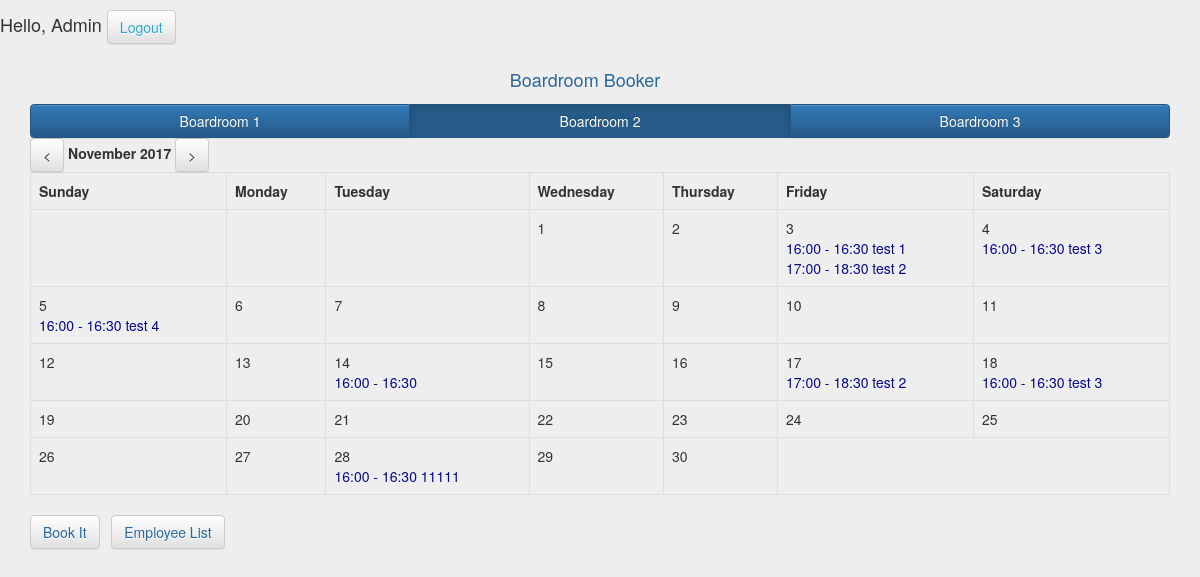
The page /index.php?room=2 (signed in) on the database its author committed.
### tables this page shows
CREATE TABLE `rooms` (
  `rooms_id` int(11) NOT NULL,
  `rooms_name` varchar(255) NOT NULL
);

CREATE TABLE `events` (
  `events_id` int(11) NOT NULL,
  `events_employer` int(11) NOT NULL,
  `events_start` datetime NOT NULL,
  `events_end` datetime NOT NULL,
  `events_description` text NOT NULL,
  `events_recurring` tinyint(1) NOT NULL DEFAULT '0',
  `events_specify` tinyint(1) NOT NULL DEFAULT '0',
  `events_duration` tinyint(1) NOT NULL DEFAULT '0',
  `events_parent` int(11) NOT NULL DEFAULT '0',
  `events_position` tinyint(1) NOT NULL DEFAULT '0',
  `events_room` int(11) NOT NULL DEFAULT '1',
  `events_created` datetime NOT NULL
);

### controllers/IndexController.php (called while the page is built, shortened)
<?php
class IndexController extends BaseController{
    public function index(){
        $d = (isset($_GET["d"])) ? $_GET["d"] : 0;
        $currentRoom = (!isset($_GET["room"])) ? 1 : $_GET["room"];
        $currentTimeStamp = (isset($_GET["d"])) ? strtotime("first day of".$d." month") : strtotime("now");
        $m = date("F", $currentTimeStamp);
        $y = date("Y", $currentTimeStamp);
        $allDays = date("t", $currentTimeStamp);
        $firstDay = date("w", strtotime($y."-".date("m", $currentTimeStamp)."-1"));
        $rooms = Rooms::model()->findAll();
        $events = Bookit::model()->findAll(
            [
                "events_room =" => $currentRoom,
                "events_start >=" => date("Y-m-01 00:00:00", $currentTimeStamp),
                "events_end <=" => date("Y-m-".$allDays." 00:00:00", $currentTimeStamp)
            ],
            [
                "events_start" => "asc"
            ]
        );
        $eventsArray = [];
        foreach($events as $event){
            $day = date("j", strtotime($event["events_start"]));
            $eventsArray[$day][] = $event;
        }
        $eventCreateSuccess = (isset($_SESSION["formMessages"])) ? $_SESSION["formMessages"] : "";
        $eventCreateError = (isset($_SESSION["formErrorMessages"])) ? $_SESSION["formErrorMessages"] : "";
        $params = array(
            "currentRoom" => $currentRoom,
            "currentUser" => $_SESSION['userId'],
            "currentRole" => $_SESSION["userRole"],
            "d" => $d,
            "currMonth" => $m,
            "currYear" => $y,
            "allDays" => $allDays,
            "firstDay" => $firstDay,
            "rooms" => $rooms,
            "events" => $eventsArray,
            "eventCreateSuccess" => $eventCreateSuccess,
            "eventCreateError" => $eventCreateError,
        );
        $this->render('index', $params);
    }
}

### index.php (called while the page is built, shortened)
<?php
include("config/config.php");
include("libraries/autoloader.php");
$app = new App($config);
$app->start();

### libraries/autoloader.php (called while the page is built, shortened)
<?php
if(!function_exists("LibLoader")){
    function LibLoader($class){
        $class = strtolower($class);
        $filePath = __DIR__."/".$class.".php";
    }
}
if(!function_exists("LibControllers")){
    function LibControllers($class){
        $class = ucfirst($class);
        $filePath = __DIR__."/../controllers/".$class.".php";
    }
}
if(!function_exists("LibModels")){
    function LibModels($class){
        $class = ucfirst($class);
        $filePath = __DIR__."/../models/".$class.".php";
    }
}

### models/Models.php (called while the page is built, shortened)
<?php
abstract class Models{
    protected $db;
    private static  $_models = [];
    public function __construct(){
        $this->db = App::$db;
    }
    public static function model($className = __CLASS__){
        if(isset(self::$_models[$className])){
            return self::$_models[$className];
        }else{
            self::$_models[$className] = new $className();
            return self::$_models[$className];
        }
    }
    public function findAll($params = [], $orders = []){
        $sql = "select * from ".$this->getTableName();
        $dbParams = [];
        $sth = $this->db->prepare($sql);
        $sth->execute($dbParams);
        return $sth->fetchAll(PDO::FETCH_ASSOC);
    }
}

### models/Rooms.php (called while the page is built)
<?php
class Rooms extends Models{
    public function getTableName(){
        return "rooms";
    }
    public static function model($className = __CLASS__){
        return parent::model($className);
    }
}

### models/Bookit.php (called while the page is built, shortened)
<?php
class Bookit extends Models{
    public function getTableName(){
        return "events";
    }
    public static function model($className = __CLASS__){
        return parent::model($className);
    }
    public function findAll($params = [], $orders = []){
        $sql = "select * from ".$this->getTableName();
        $dbParams = [];
        if(count($params) != 0){
            $where = " where ";
            $ind = 0;
            foreach ($params as $key => $val){
                if($ind != 0){
                    $where .= " and ";
                }
                $where .= $key . ' ? ';
                $dbParams[] = $val;
                $ind++;
            }
            $sql .= $where;
        }
        if(count($orders) != 0){
            $order = " order by ";
            $ind = 0;
            foreach ($orders as $key => $val){
                $order .= $key." ".$val;
            }
            $sql .= $order;
        }
        $sth = $this->db->prepare($sql);
        $sth->execute($dbParams);
        return $sth->fetchAll(PDO::FETCH_ASSOC);
    }
}

### views/index/index.php (the view, shortened to what this page needs)
<div id="mainDiv">
    <div class="container navbar-brand" style="text-align: center; color: #2b669a ">
            Boardroom Booker
    </div>
    <div id="mainFrameDiv" class="container">
        <div id="contentDiv">
            <div class="btn-group btn-group-justified">
                <? foreach ($rooms as $room) { ?>
                    <a href="index.php?room=<?= $room['rooms_id'] ?>"
                       class="btn btn-primary <?= ($room['rooms_id'] == $currentRoom) ? "active" : "" ?>"
                       style='width: 100%'><?= $room['rooms_name'] ?></a>&nbsp;&nbsp;
                <? } ?>
            </div>
            <div id="timeNavigationMenu">
                <a id="previousMonth" href="?c=index&a=index&room=<?= $currentRoom?>&d=<?= $d ?>&go=prev" class="btn btn-default"><</a>
                <label><?= $currMonth ?>
                    <?= $currYear ?></label>
                <a id="nextMonth" href="?c=index&a=index&room=<?= $currentRoom?>&d=<?= $d ?>&go=next" class="btn btn-default">></a>
            </div>
            <div id="calendarDiv">
                <table class="table table-bordered">
                    <tr>
                        <th>Sunday</th>
                        <th>Monday</th>
                        <th>Tuesday</th>
                        <th>Wednesday</th>
                        <th>Thursday</th>
                        <th>Friday</th>
                        <th>Saturday</th>
                    </tr>
                    <tr>
                        <?
                        $start = 0;
                        $i = 1;
                        while ($start < $allDays + $firstDay){
                        if ($start == 7 || $start == 14 || $start == 21 || $start == 28 || $start == 35){
                        ?>
                    </tr>
                    <tr>
                        <?
                        }
                        if ($start < $firstDay) {
                            ?>
                            <td>&nbsp;</td>
                            <?
                        } else {
                            ?>
                            <td>
                                <?= $i ?><br>
                                <?
                                if (isset($events[$i])) {
                                    foreach ($events[$i] as $event) {
                                        if ($currentUser == $event["events_employer"] || $currentRole == 1) {
                                            echo '<a href="javascript: void(0);" data-id="'.$event['events_id'].'" data-type="btnShowDetail">' . date("H:i", strtotime($event["events_start"])) . ' - ' . date("H:i", strtotime($event["events_end"])) . ' ' . $event["events_description"] . '</a><br>';
                                        } else {
                                            echo '<span>' . date("H:i", strtotime($event["events_start"])) . ' - ' . date("H:i", strtotime($event["events_end"])) . ' ' . $event["events_description"] . '</span><br>';
                                        }
                                    }
                                } ?>
                            </td>
                            <?
                            $i++;
                        }
                        $start++;
                        }
                        ?>
                    </tr>
                </table>
            </div>
        </div>
        <div id="menuDiv">
            <a href="index.php?c=bookit&a=index&room=<?= $currentRoom ?>" class="btn btn-default" style="color: #2b669a">Book It</a>&nbsp;&nbsp;
            <? if (App::checkAdmin()) { ?>
                <a href="index.php?c=employeelist&a=index" class="btn btn-default" style="color: #2b669a">Employee List</a>
            <? } ?>
        </div>
    </div>
</div>

### css/main.css (style rules this page uses)
body { background: #eee !important; }

### views/index/index.php (style rules this page uses)
a { color: #08088A; }

### rows shown on the page
rooms: $room['rooms_id'] 1 (drawn), rooms_name "Boardroom 1"
rooms: rooms_name "Boardroom 2"
rooms: rooms_name "Boardroom 3"
events: events_start "16:00", events_end "16:30", events_description "test 1"
events: events_start "17:00", events_end "18:30", events_description "test 2"
events: events_start "16:00", events_end "16:30", events_description "test 3"
events: events_start "16:00", events_end "16:30", events_description "test 4"
events: events_start "16:00", events_end "16:30"
events: events_start "17:00", events_end "18:30", events_description "test 2"
events: events_start "16:00", events_end "16:30", events_description "test 3"
events: events_start "16:00", events_end "16:30", events_description "11111"

### other values the page prints
$_SESSION["authName"] "Admin"
$currMonth "November"
$currYear "2017"
